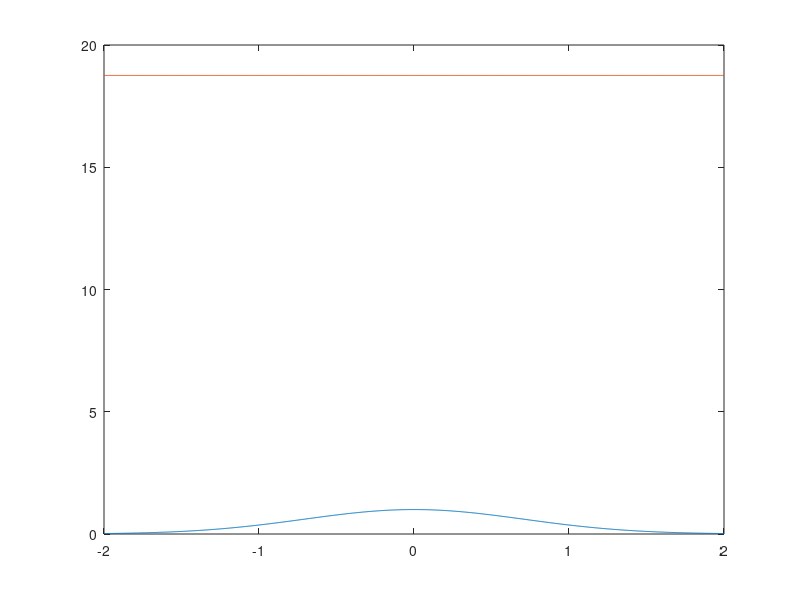

This figure's MATLAB source:
t=linspace(-2,2,1024);
N=1024;
for i=1:1:1024
    f(i)=exp(-t(i).^2);
end
Xk1=0;
for k=1:1:1024
    for n=1:1:1024
    Xk2=sum(f(k)*exp(-j*2*pi*(k-1)*(n-1)/N));
    Xk1=Xk1+Xk2;
    end
    X(k)=Xk1;
end
disp(sum(X))
plot(t,f)
hold on
plot(t,abs(X))

